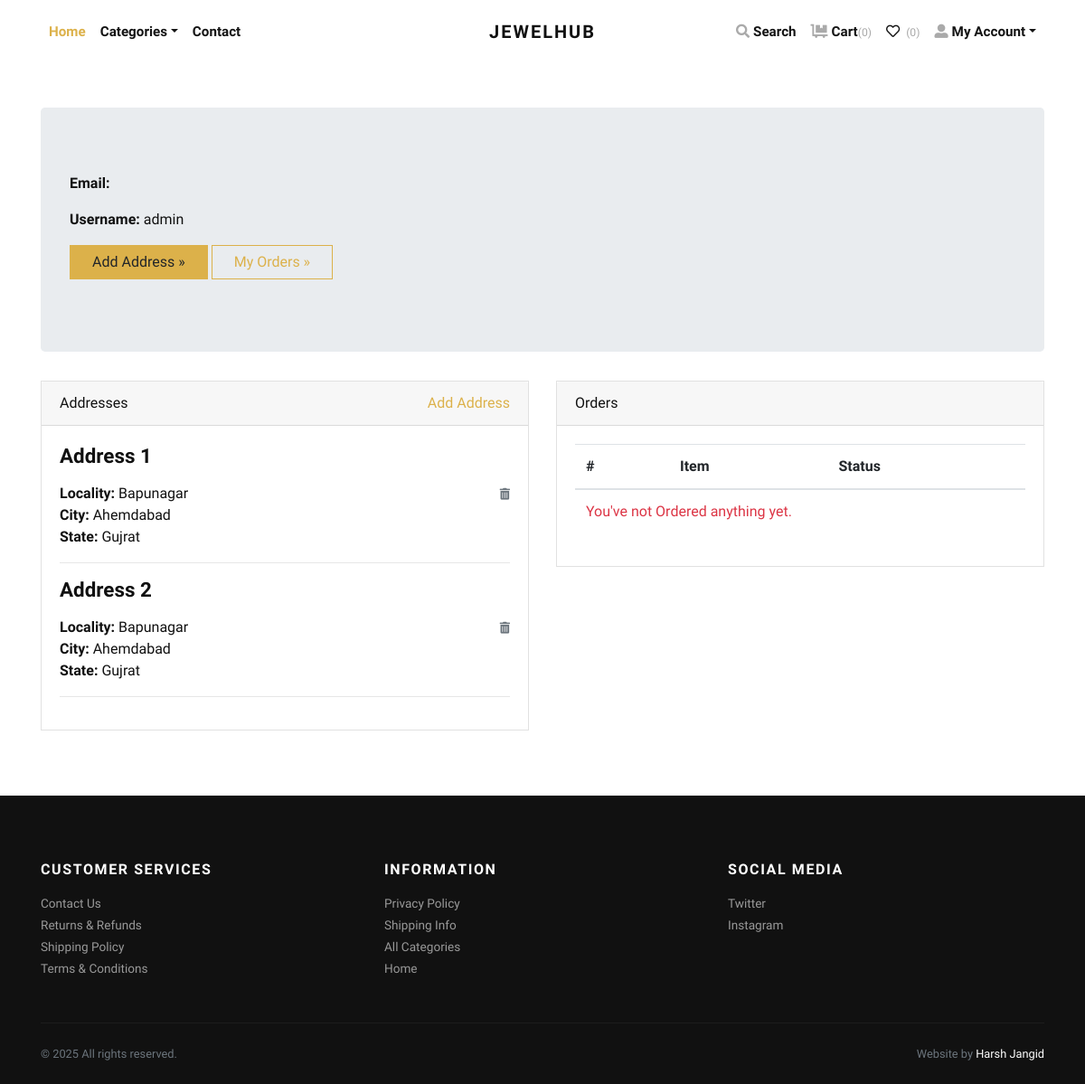
/accounts/profile/ (signed in), run on the app's committed database.
### store/models.py (models this page shows, shortened)
class Address(models.Model):
    user = models.ForeignKey(User, verbose_name="User", on_delete=models.CASCADE)
    locality = models.CharField(max_length=150, verbose_name="Nearest Location")
    city = models.CharField(max_length=150, verbose_name="City")
    state = models.CharField(max_length=150, verbose_name="State")

### store/views.py (the view)
# urls.py: path('accounts/profile/', views.profile, name="profile"),
@login_required
def profile(request):
    addresses = Address.objects.filter(user=request.user)
    orders = Order.objects.filter(user=request.user)
    return render(request, 'account/profile.html', {'addresses':addresses, 'orders':orders})

### store/context_preprocessors.py (called while the page is built)
def store_menu(request):
    categories = Category.objects.filter(is_active=True)
    context = {
        'categories_menu': categories,
    }
    return context

def cart_menu(request):
    if request.user.is_authenticated:
        cart_items= Cart.objects.filter(user=request.user)
        context = {
            'cart_items': cart_items,
        }
    else:
        context = {}
    return context

### templates/account/profile.html (shortened to what this page needs)
{% extends 'base.html' %}
{% load static %}
    {% block content %}
      <div class="container py-5">
        <div class="jumbotron">
          <p><strong>Email:</strong> {{request.user.email}}</p>
          <p><strong>Username:</strong> {{request.user.username}}</p>
          <p><a class="btn btn-primary btn-large" href="{% url 'store:add-address' %}">Add Address »</a> <a class="btn btn-outline-primary btn-large" href="{% url 'store:orders' %}">My Orders »</a></p>
        </div>
        <div class="row">
          <div class="col-lg-6">
            <div class="card mb-4" id="headings">
              <div class="card-header">Addresses <span class="float-right"><a href="{% url 'store:add-address' %}">Add Address</a></span></div>
              <div class="card-body">
                {% if addresses %}
                    {% for address in addresses %}
                        <h4 class="mb-3">Address {{forloop.counter}}</h4>
                        <span class="float-right"><a href="{% url 'store:remove-address' address.id %}"><i class="fas fa-trash-alt small text-muted"></i></a></span>
                        <p>
                            <strong>Locality: </strong>{{address.locality}} <br>
                            <strong>City: </strong>{{address.city}} <br>
                            <strong>State: </strong>{{address.state}} <br>
                        </p>
                        <hr>
                    {% endfor %}
                {% else %}
                <div class="text-danger">
                  Address not Added.
                </div>
                {% endif %}
              </div>
            </div>
          </div>
          <div class="col-lg-6">
            <div class="card mb-4" id="tables">
              <div class="card-header">Orders</div>
              <div class="card-body">
                <table class="table table-hover">
                  <thead>
                    <tr>
                      <th>#</th>
                      <th>Item</th>
                      <th>Status</th>
                    </tr>
                  </thead>
                  <tbody>
                    {% if orders %}
                      {% for order in orders %}
                        <tr>
                          <td>{{forloop.counter}}</td>
                          <td>{{order.product.title}}</td>
                          <td>
                            {{order.status}}
                          </td>
                        </tr>
                      {% endfor %}
                    {% else %}
                    <tr>
                      <td class="text-danger" colspan="3">You've not Ordered anything yet.</td>
                    </tr>
                    {% endif %}
                  </tbody>
                </table>
              </div>
            </div>
          </div>
        </div>
      </div>
{% endblock content %}

### jewelryshop/static/css/style.default.css (style rules this page uses)
strong { font-weight: 700; }
.btn { font-weight: 400; border: 1px solid transparent; font-family: inherit; padding: 0.375rem 1.5rem; font-size: 1rem; line-height: 1.5; border-radius: 0; transition: color 0.15s ease-in-out, background-color 0.15s ease-in-out, border-color 0.15s ease-in-out, box-shadow 0.15s ease-in-out; }
.btn-primary { color: #212529; background-color: #dcb14a; border-color: #dcb14a; }
.btn-outline-primary { color: #dcb14a; background-color: transparent; background-image: none; border-color: #dcb14a; }
body { font-family: "Libre Franklin", sans-serif; font-size: 1rem; font-weight: 400; line-height: 1.5; color: #111111; background-color: #fff; }
a { color: #dcb14a; text-decoration: none; }
h1, h2, h3, h4, h5, h6, .h1, .h2, .h3, .h4, .h5, .h6 { margin-bottom: 0.5rem; font-family: inherit; font-weight: 900; line-height: 1.2; color: inherit; }
h4, .h4 { font-size: 1.4rem; }
hr { border-top: 1px solid rgba(17, 17, 17, 0.1); }
small, .small { font-size: 80%; font-weight: 400; }
.text-danger { color: #dc3545 !important; }
.card { background-color: #fff; border: 1px solid rgba(17, 17, 17, 0.125); border-radius: 0; }
.card-body { padding: 1.25rem; }
.card-header { padding: 0.75rem 1.25rem; background-color: rgba(17, 17, 17, 0.03); border-bottom: 1px solid rgba(17, 17, 17, 0.125); }
.card-header:first-child { border-radius: calc(0 - 1px) calc(0 - 1px) 0 0; }

### data on the page
Address: locality "Bapunagar", city "Ahemdabad", state "Gujrat"
Address: locality "Bapunagar", city "Ahemdabad", state "Gujrat"

### other printed values
{{ cart_items.count }} "0"
{{ request.user.username }} "admin"
